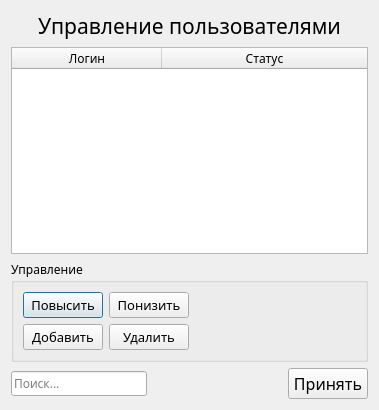
<?xml version="1.0" encoding="UTF-8"?>
<ui version="4.0">
 <class>Dialog_ControlUsers</class>
 <widget class="QDialog" name="Dialog_ControlUsers">
  <property name="geometry">
   <rect>
    <x>0</x>
    <y>0</y>
    <width>379</width>
    <height>410</height>
   </rect>
  </property>
  <property name="font">
   <font>
    <family>Mongolian Baiti</family>
   </font>
  </property>
  <property name="windowTitle">
   <string>Dialog</string>
  </property>
  <layout class="QVBoxLayout" name="verticalLayout">
   <item>
    <widget class="QLabel" name="mainLabel">
     <property name="font">
      <font>
       <family>Mongolian Baiti</family>
       <pointsize>16</pointsize>
      </font>
     </property>
     <property name="text">
      <string>Управление пользователями</string>
     </property>
     <property name="alignment">
      <set>Qt::AlignCenter</set>
     </property>
    </widget>
   </item>
   <item>
    <widget class="QTableWidget" name="tableUsers">
     <property name="editTriggers">
      <set>QAbstractItemView::NoEditTriggers</set>
     </property>
     <property name="selectionMode">
      <enum>QAbstractItemView::SingleSelection</enum>
     </property>
     <property name="selectionBehavior">
      <enum>QAbstractItemView::SelectRows</enum>
     </property>
     <attribute name="horizontalHeaderCascadingSectionResizes">
      <bool>false</bool>
     </attribute>
     <attribute name="horizontalHeaderDefaultSectionSize">
      <number>150</number>
     </attribute>
     <attribute name="horizontalHeaderMinimumSectionSize">
      <number>35</number>
     </attribute>
     <attribute name="horizontalHeaderShowSortIndicator" stdset="0">
      <bool>false</bool>
     </attribute>
     <attribute name="horizontalHeaderStretchLastSection">
      <bool>true</bool>
     </attribute>
     <column>
      <property name="text">
       <string>Логин</string>
      </property>
     </column>
     <column>
      <property name="text">
       <string>Статус</string>
      </property>
     </column>
    </widget>
   </item>
   <item>
    <widget class="QGroupBox" name="groupBox">
     <property name="title">
      <string>Управление</string>
     </property>
     <layout class="QVBoxLayout" name="verticalLayout_2">
      <item>
       <layout class="QHBoxLayout" name="horizontalLayout_2">
        <item>
         <widget class="QPushButton" name="buttonUpStatus">
          <property name="font">
           <font>
            <family>Mongolian Baiti</family>
            <pointsize>10</pointsize>
           </font>
          </property>
          <property name="text">
           <string>Повысить</string>
          </property>
         </widget>
        </item>
        <item>
         <widget class="QPushButton" name="buttonDownStatus">
          <property name="font">
           <font>
            <family>Mongolian Baiti</family>
            <pointsize>10</pointsize>
           </font>
          </property>
          <property name="text">
           <string>Понизить</string>
          </property>
         </widget>
        </item>
        <item>
         <spacer name="horizontalSpacer_2">
          <property name="orientation">
           <enum>Qt::Horizontal</enum>
          </property>
          <property name="sizeHint" stdset="0">
           <size>
            <width>40</width>
            <height>20</height>
           </size>
          </property>
         </spacer>
        </item>
       </layout>
      </item>
      <item>
       <layout class="QHBoxLayout" name="horizontalLayout_3">
        <item>
         <widget class="QPushButton" name="buttonAddUser">
          <property name="font">
           <font>
            <family>Mongolian Baiti</family>
            <pointsize>10</pointsize>
           </font>
          </property>
          <property name="text">
           <string>Добавить</string>
          </property>
          <property name="flat">
           <bool>false</bool>
          </property>
         </widget>
        </item>
        <item>
         <widget class="QPushButton" name="buttonDeleteUser">
          <property name="font">
           <font>
            <family>Mongolian Baiti</family>
            <pointsize>10</pointsize>
           </font>
          </property>
          <property name="text">
           <string>Удалить</string>
          </property>
         </widget>
        </item>
        <item>
         <spacer name="horizontalSpacer_3">
          <property name="orientation">
           <enum>Qt::Horizontal</enum>
          </property>
          <property name="sizeHint" stdset="0">
           <size>
            <width>40</width>
            <height>20</height>
           </size>
          </property>
         </spacer>
        </item>
       </layout>
      </item>
     </layout>
    </widget>
   </item>
   <item>
    <layout class="QHBoxLayout" name="horizontalLayout">
     <item>
      <widget class="QLineEdit" name="lineFind">
       <property name="maximumSize">
        <size>
         <width>180</width>
         <height>16777215</height>
        </size>
       </property>
       <property name="placeholderText">
        <string>Поиск...</string>
       </property>
      </widget>
     </item>
     <item>
      <spacer name="horizontalSpacer">
       <property name="orientation">
        <enum>Qt::Horizontal</enum>
       </property>
       <property name="sizeHint" stdset="0">
        <size>
         <width>40</width>
         <height>20</height>
        </size>
       </property>
      </spacer>
     </item>
     <item>
      <widget class="QPushButton" name="accept">
       <property name="font">
        <font>
         <family>Mongolian Baiti</family>
         <pointsize>12</pointsize>
        </font>
       </property>
       <property name="text">
        <string>Принять</string>
       </property>
      </widget>
     </item>
    </layout>
   </item>
  </layout>
 </widget>
 <resources/>
 <connections>
  <connection>
   <sender>accept</sender>
   <signal>clicked()</signal>
   <receiver>Dialog_ControlUsers</receiver>
   <slot>accept()</slot>
   <hints>
    <hint type="sourcelabel">
     <x>294</x>
     <y>302</y>
    </hint>
    <hint type="destinationlabel">
     <x>172</x>
     <y>162</y>
    </hint>
   </hints>
  </connection>
  <connection>
   <sender>buttonUpStatus</sender>
   <signal>clicked()</signal>
   <receiver>Dialog_ControlUsers</receiver>
   <slot>slotUpAndDownStatus()</slot>
   <hints>
    <hint type="sourcelabel">
     <x>74</x>
     <y>291</y>
    </hint>
    <hint type="destinationlabel">
     <x>172</x>
     <y>196</y>
    </hint>
   </hints>
  </connection>
  <connection>
   <sender>buttonDownStatus</sender>
   <signal>clicked()</signal>
   <receiver>Dialog_ControlUsers</receiver>
   <slot>slotUpAndDownStatus()</slot>
   <hints>
    <hint type="sourcelabel">
     <x>185</x>
     <y>291</y>
    </hint>
    <hint type="destinationlabel">
     <x>172</x>
     <y>196</y>
    </hint>
   </hints>
  </connection>
 </connections>
 <slots>
  <slot>slotUpAndDownStatus()</slot>
 </slots>
</ui>
